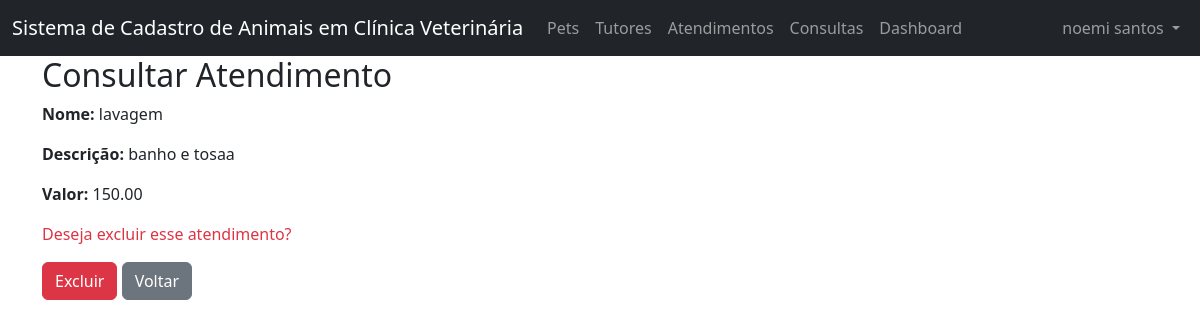
The app's page /projeto_p2/consultar_atendimento.php?id=1 (signed in) with its own data.
### tables this page shows
CREATE TABLE `atendimento` (
  `id` int(11) NOT NULL,
  `nome` varchar(45) DEFAULT NULL,
  `descricao` varchar(45) DEFAULT NULL,
  `valor` decimal(5,2) DEFAULT NULL
);

### projeto_p2/consultar_atendimento.php (the view, shortened to what this page needs)
<?php
require_once("cabecalho.php");
function consultarAtendimento($id){
    require("conexao.php");
    try {
        $sql = "SELECT * FROM atendimento WHERE id = ?";
        $stmt = $pdo->prepare($sql);
        $stmt->execute([$id]);
        return $stmt->fetch(PDO::FETCH_ASSOC);
    } catch (Exception $e) {
        die("Erro ao consultar atendimento: " . $e->getMessage());
    }
}
if ($_SERVER['REQUEST_METHOD'] == "POST") {
    excluirAtendimento($_POST['id']);
} else {
    $atendimento = consultarAtendimento($_GET['id']);
}
?>
<h2>Consultar Atendimento</h2>
<form method="post">
    <p><b>Nome:</b> <?= $atendimento['nome'] ?></p>
    <p><b>Descrição:</b> <?= $atendimento['descricao'] ?></p>
    <p><b>Valor:</b> <?= $atendimento['valor'] ?></p>
    <p class="text-danger">Deseja excluir esse atendimento?</p>
    <button type="submit" class="btn btn-danger">Excluir</button>
    <a href="atendimentos.php" class="btn btn-secondary">Voltar</a>
</form>
<?php require_once("rodape.php"); ?>

### records on screen
atendimento: nome "lavagem", descricao "banho e tosaa", valor "150.00"

### other values on screen
$_SESSION['usuario'] "noemi santos"
